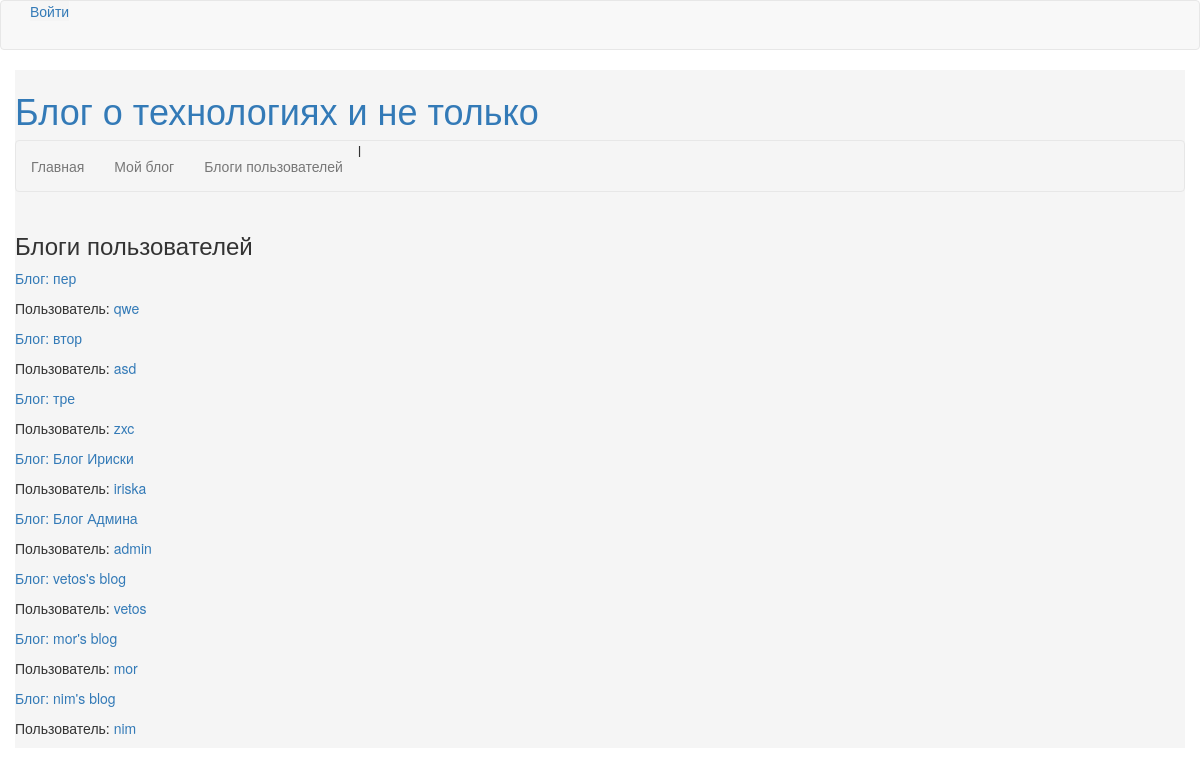
The page /users_blogs/ on the database as committed earlier.
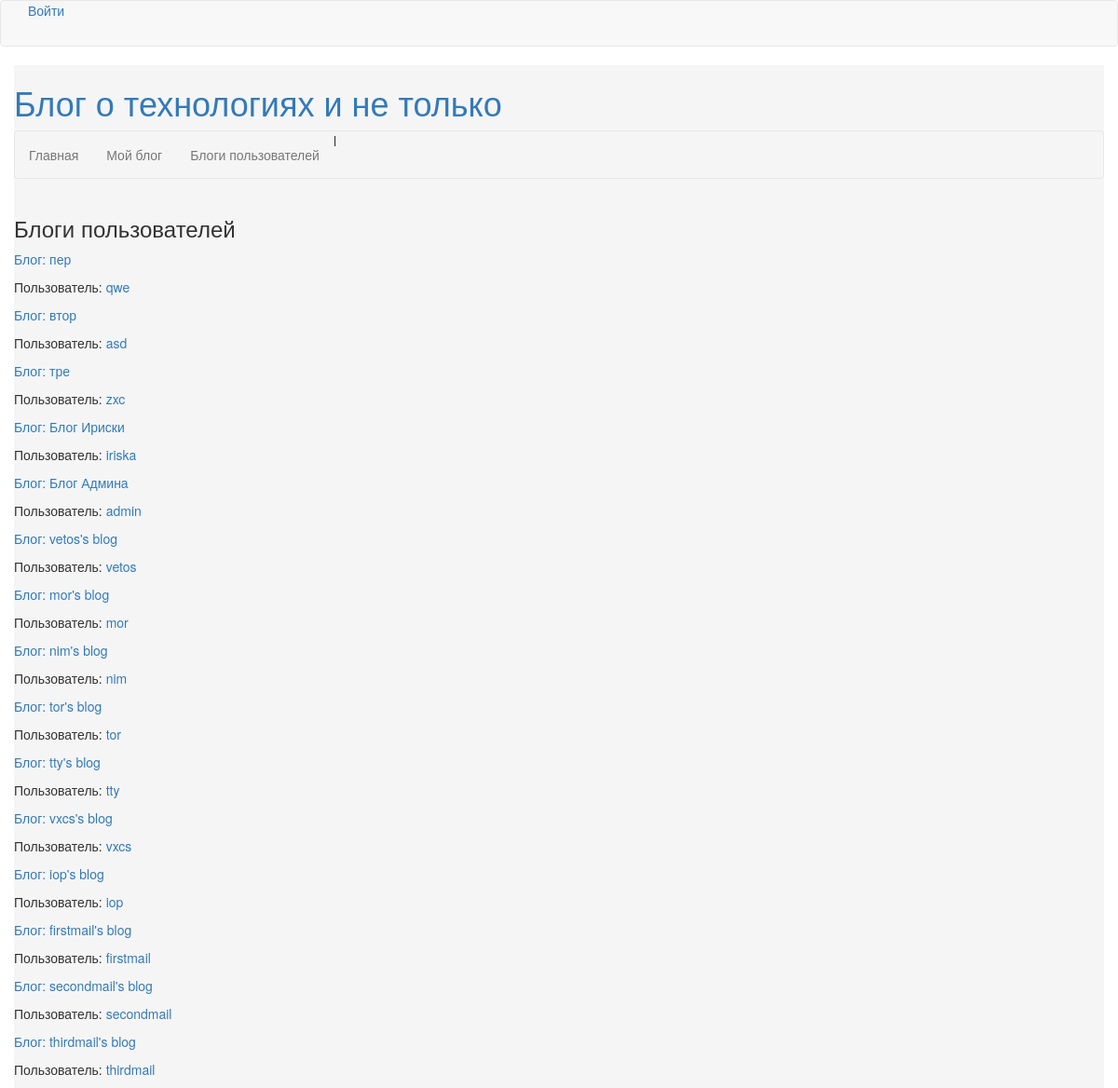
The same page on the database as committed later.
### blog/models.py (models this page shows, shortened)
class Blog(m.Model):
    name = m.CharField(
        'Название',
        max_length=50,
    )
    user = m.ForeignKey(
        'auth.User',
        verbose_name='Пользователь',
    )
    class Meta:
        verbose_name = "Блог"
        verbose_name_plural = "Блоги"

### blog/views.py (the view)
# urls.py: url(r'^users_blogs/$', UsersBlogs.as_view(), name="users_blogs"),
class UsersBlogs(TemplateView):
    template_name = 'blog/UsersBlogs.html'
    def get(self, request, *args, **kwargs):
        user = auth.get_user(request)
        if not user.is_authenticated:
            user = None
            blogs = Blog.objects.all()
        else:
            blogs = Blog.objects.exclude(newsfeed__user=user)
        return render(request,
                      self.template_name,
                      {
                          'blogs': blogs,
                          'user': user,
                      })

### blog/templates/blog/UsersBlogs.html (shortened to what this page needs)
{% extends 'blog/index.html' %}
{% block content %}
    <h3>Блоги пользователей</h3>
    {% for blog in blogs %}
        <p><a href="/post/get/{{ blog.id }}/">Блог: {{ blog.name }}</a></p>
        <p>Пользователь:<a href="/post/get/{{ blog.user }}/"> {{ blog.user }}</a></p>
    {% endfor %}
{% endblock%}

### blog/templates/blog/index.html
{% extends 'base.html' %}
{% block data %}
<div class="container">
    <div class="row">
        <div class="navbar navbar-default">
            <ul class="nav navbar-nav">
                <li><a href="{% url 'news_feed' %}"> Главная </a></li>l
                <li><a href="{% url 'personal_blog' %}"> Мой блог </a></li>
                <li><a href="{% url 'users_blogs' %}"> Блоги пользователей </a></li>
            </ul>
        </div>
    </div>
    <div class="row">
        {% block content %}{% endblock %}
    </div>
</div>
{% endblock %}

### templates/base.html (shortened to what this page needs)
{% load staticfiles %}
<!DOCTYPE html>
<html lang="ru">
<head>
    <link rel="stylesheet" type="text/css" href="{% static 'css/bootstrap.min.css' %}">
    <link rel="stylesheet" type="text/css" href="{% static 'css/dopstyle.css' %}">
</head>
<body>
    <div class="navbar navbar-default">
        <div class="container">
            <div class="navbar-header">
                {% if user %}
                    <a class="navbar-brand" href="/auth/logout/">Выйти ({{ user }})</a>
                {% else %}
                    <a href="/auth/login/">Войти</a>
                {% endif %}
            </div>
        </div>
    </div>
    <div class="container">
        <div class="row">
            <h1><a href="/">Блог о технологиях и не только</a></h1>
        </div>
        <div class="row">
                {% block data %}
                {% endblock %}
        </div>
    </div>
</body>
</html>

### staticbase/css/dopstyle.css (style rules this page uses)
.container div { background: whitesmoke; }

Rows that differ between the two databases and show on the page:
added Blog: name "tor's blog", user "tor"
added Blog: name "tty's blog", user "tty"
added Blog: name "vxcs's blog", user "vxcs"
added Blog: name "iop's blog", user "iop"
added Blog: name "firstmail's blog", user "firstmail"
added Blog: name "secondmail's blog", user "secondmail"
added Blog: name "thirdmail's blog", user "thirdmail"
